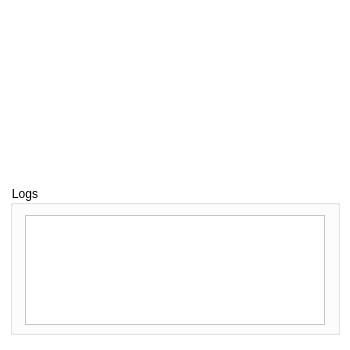
<?xml version="1.0" encoding="UTF-8"?>
<ui version="4.0">
 <class>main_window</class>
 <widget class="QMainWindow" name="main_window">
  <property name="windowModality">
   <enum>Qt::NonModal</enum>
  </property>
  <property name="geometry">
   <rect>
    <x>0</x>
    <y>0</y>
    <width>350</width>
    <height>350</height>
   </rect>
  </property>
  <property name="sizePolicy">
   <sizepolicy hsizetype="Fixed" vsizetype="Fixed">
    <horstretch>0</horstretch>
    <verstretch>0</verstretch>
   </sizepolicy>
  </property>
  <property name="minimumSize">
   <size>
    <width>350</width>
    <height>350</height>
   </size>
  </property>
  <property name="maximumSize">
   <size>
    <width>350</width>
    <height>350</height>
   </size>
  </property>
  <property name="windowTitle">
   <string>IdeYou Print - v1.0</string>
  </property>
  <property name="windowIcon">
   <iconset>
    <normaloff>favicon.ico</normaloff>favicon.ico</iconset>
  </property>
  <property name="autoFillBackground">
   <bool>false</bool>
  </property>
  <property name="styleSheet">
   <string notr="true">color: #000000; 
background: #FFF;</string>
  </property>
  <widget class="QWidget" name="centralwidget">
   <widget class="QPushButton" name="reload">
    <property name="enabled">
     <bool>true</bool>
    </property>
    <property name="geometry">
     <rect>
      <x>290</x>
      <y>150</y>
      <width>40</width>
      <height>40</height>
     </rect>
    </property>
    <property name="sizePolicy">
     <sizepolicy hsizetype="Fixed" vsizetype="Fixed">
      <horstretch>0</horstretch>
      <verstretch>0</verstretch>
     </sizepolicy>
    </property>
    <property name="font">
     <font>
      <pointsize>18</pointsize>
      <weight>75</weight>
      <bold>true</bold>
     </font>
    </property>
    <property name="cursor">
     <cursorShape>PointingHandCursor</cursorShape>
    </property>
    <property name="autoFillBackground">
     <bool>false</bool>
    </property>
    <property name="styleSheet">
     <string notr="true">border: none;
border-radius: 15px;
background-color: transparent;</string>
    </property>
    <property name="text">
     <string/>
    </property>
    <property name="icon">
     <iconset>
      <normaloff>refresh.png</normaloff>refresh.png</iconset>
    </property>
    <property name="iconSize">
     <size>
      <width>28</width>
      <height>28</height>
     </size>
    </property>
   </widget>
   <widget class="QLabel" name="logo">
    <property name="geometry">
     <rect>
      <x>62</x>
      <y>35</y>
      <width>225</width>
      <height>119</height>
     </rect>
    </property>
    <property name="sizePolicy">
     <sizepolicy hsizetype="Fixed" vsizetype="Fixed">
      <horstretch>0</horstretch>
      <verstretch>0</verstretch>
     </sizepolicy>
    </property>
    <property name="text">
     <string/>
    </property>
    <property name="pixmap">
     <pixmap>poweredby.png</pixmap>
    </property>
    <property name="scaledContents">
     <bool>true</bool>
    </property>
    <property name="alignment">
     <set>Qt::AlignCenter</set>
    </property>
   </widget>
   <widget class="QGroupBox" name="gpb_log">
    <property name="geometry">
     <rect>
      <x>10</x>
      <y>185</y>
      <width>330</width>
      <height>150</height>
     </rect>
    </property>
    <property name="styleSheet">
     <string notr="true"/>
    </property>
    <property name="title">
     <string>Logs</string>
    </property>
    <widget class="QTextEdit" name="log_box">
     <property name="geometry">
      <rect>
       <x>15</x>
       <y>30</y>
       <width>300</width>
       <height>110</height>
      </rect>
     </property>
     <property name="lineWidth">
      <number>1</number>
     </property>
     <property name="readOnly">
      <bool>true</bool>
     </property>
     <property name="placeholderText">
      <string/>
     </property>
    </widget>
   </widget>
   <zorder>logo</zorder>
   <zorder>gpb_log</zorder>
   <zorder>reload</zorder>
  </widget>
 </widget>
 <resources/>
 <connections/>
</ui>
